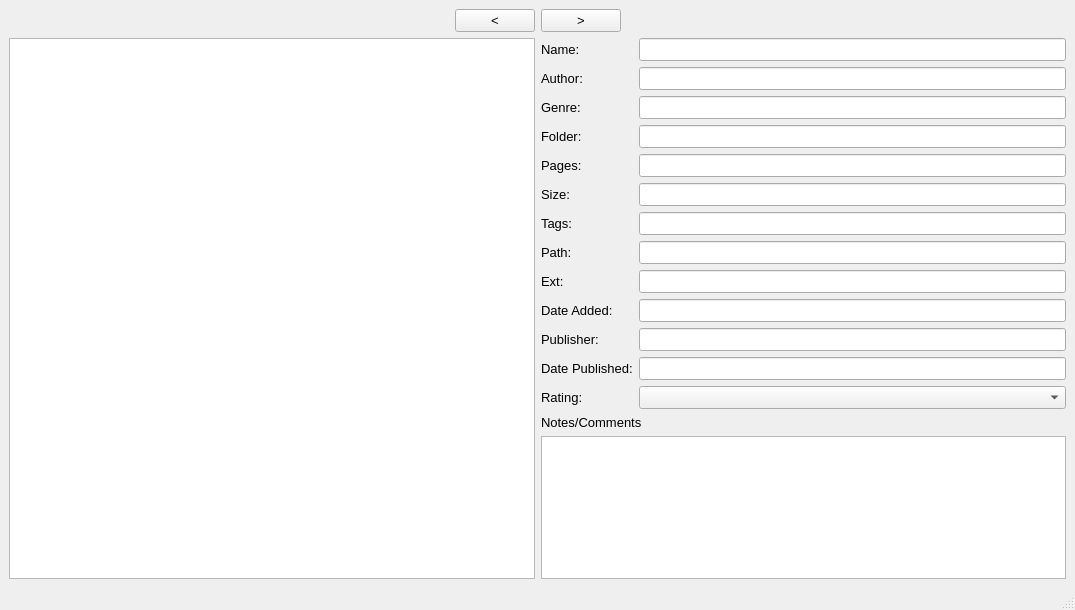
<?xml version="1.0" encoding="UTF-8"?>
<ui version="4.0">
 <class>bookDetailsWindow</class>
 <widget class="QMainWindow" name="bookDetailsWindow">
  <property name="geometry">
   <rect>
    <x>0</x>
    <y>0</y>
    <width>1075</width>
    <height>610</height>
   </rect>
  </property>
  <property name="font">
   <font>
    <family>Segoe UI</family>
    <pointsize>10</pointsize>
   </font>
  </property>
  <property name="windowTitle">
   <string>MetaData</string>
  </property>
  <property name="windowIcon">
   <iconset resource="images.qrc">
    <normaloff>:/icons/books_icon.png</normaloff>:/icons/books_icon.png</iconset>
  </property>
  <widget class="QWidget" name="centralwidget">
   <layout class="QVBoxLayout" name="verticalLayout_3">
    <item>
     <layout class="QHBoxLayout" name="horizontalLayout_2">
      <item>
       <spacer name="horizontalSpacer_2">
        <property name="orientation">
         <enum>Qt::Horizontal</enum>
        </property>
        <property name="sizeHint" stdset="0">
         <size>
          <width>40</width>
          <height>20</height>
         </size>
        </property>
       </spacer>
      </item>
      <item>
       <widget class="QPushButton" name="pushButton_3">
        <property name="text">
         <string>&lt;</string>
        </property>
       </widget>
      </item>
      <item>
       <widget class="QPushButton" name="pushButton_4">
        <property name="text">
         <string>&gt;</string>
        </property>
       </widget>
      </item>
      <item>
       <spacer name="horizontalSpacer">
        <property name="orientation">
         <enum>Qt::Horizontal</enum>
        </property>
        <property name="sizeHint" stdset="0">
         <size>
          <width>40</width>
          <height>20</height>
         </size>
        </property>
       </spacer>
      </item>
     </layout>
    </item>
    <item>
     <layout class="QGridLayout" name="gridLayout_2">
      <item row="1" column="1">
       <layout class="QVBoxLayout" name="verticalLayout_2">
        <item>
         <layout class="QGridLayout" name="gridLayout">
          <item row="10" column="1">
           <widget class="QLineEdit" name="lineEdit_3"/>
          </item>
          <item row="11" column="0">
           <widget class="QLabel" name="label_14">
            <property name="text">
             <string>Date Published:</string>
            </property>
           </widget>
          </item>
          <item row="1" column="0">
           <widget class="QLabel" name="label_2">
            <property name="text">
             <string>Author:</string>
            </property>
           </widget>
          </item>
          <item row="8" column="1">
           <widget class="QLineEdit" name="lineEdit_10"/>
          </item>
          <item row="1" column="1">
           <widget class="QLineEdit" name="lineEdit_2"/>
          </item>
          <item row="3" column="0">
           <widget class="QLabel" name="label_12">
            <property name="text">
             <string>Folder:</string>
            </property>
           </widget>
          </item>
          <item row="9" column="1">
           <widget class="QLineEdit" name="lineEdit_11"/>
          </item>
          <item row="8" column="0">
           <widget class="QLabel" name="label_9">
            <property name="text">
             <string>Ext:</string>
            </property>
           </widget>
          </item>
          <item row="9" column="0">
           <widget class="QLabel" name="label_8">
            <property name="text">
             <string>Date Added:</string>
            </property>
           </widget>
          </item>
          <item row="3" column="1">
           <widget class="QLineEdit" name="lineEdit_5"/>
          </item>
          <item row="5" column="0">
           <widget class="QLabel" name="label_6">
            <property name="text">
             <string>Size:</string>
            </property>
           </widget>
          </item>
          <item row="4" column="1">
           <widget class="QLineEdit" name="lineEdit_6"/>
          </item>
          <item row="6" column="1">
           <widget class="QLineEdit" name="lineEdit_8"/>
          </item>
          <item row="2" column="1">
           <widget class="QLineEdit" name="lineEdit_4"/>
          </item>
          <item row="7" column="0">
           <widget class="QLabel" name="label_7">
            <property name="text">
             <string>Path:</string>
            </property>
           </widget>
          </item>
          <item row="0" column="0">
           <widget class="QLabel" name="label">
            <property name="text">
             <string>Name:</string>
            </property>
           </widget>
          </item>
          <item row="6" column="0">
           <widget class="QLabel" name="label_10">
            <property name="text">
             <string>Tags:</string>
            </property>
           </widget>
          </item>
          <item row="4" column="0">
           <widget class="QLabel" name="label_11">
            <property name="text">
             <string>Pages:</string>
            </property>
           </widget>
          </item>
          <item row="0" column="1">
           <widget class="QLineEdit" name="lineEdit"/>
          </item>
          <item row="10" column="0">
           <widget class="QLabel" name="label_13">
            <property name="text">
             <string>Publisher:</string>
            </property>
           </widget>
          </item>
          <item row="7" column="1">
           <widget class="QLineEdit" name="lineEdit_9"/>
          </item>
          <item row="2" column="0">
           <widget class="QLabel" name="label_5">
            <property name="text">
             <string>Genre:</string>
            </property>
           </widget>
          </item>
          <item row="5" column="1">
           <widget class="QLineEdit" name="lineEdit_7"/>
          </item>
          <item row="11" column="1">
           <widget class="QLineEdit" name="lineEdit_12"/>
          </item>
          <item row="12" column="0">
           <widget class="QLabel" name="label_15">
            <property name="text">
             <string>Rating:</string>
            </property>
           </widget>
          </item>
          <item row="12" column="1">
           <widget class="QComboBox" name="comboBox"/>
          </item>
         </layout>
        </item>
        <item>
         <layout class="QVBoxLayout" name="verticalLayout">
          <item>
           <widget class="QLabel" name="label_3">
            <property name="text">
             <string>Notes/Comments</string>
            </property>
           </widget>
          </item>
          <item>
           <widget class="QPlainTextEdit" name="plainTextEdit"/>
          </item>
         </layout>
        </item>
       </layout>
      </item>
      <item row="1" column="0">
       <widget class="QGraphicsView" name="graphicsView"/>
      </item>
     </layout>
    </item>
   </layout>
  </widget>
  <widget class="QMenuBar" name="menubar">
   <property name="geometry">
    <rect>
     <x>0</x>
     <y>0</y>
     <width>1075</width>
     <height>22</height>
    </rect>
   </property>
  </widget>
  <widget class="QStatusBar" name="statusbar"/>
 </widget>
 <resources>
  <include location="images.qrc"/>
 </resources>
 <connections/>
</ui>
